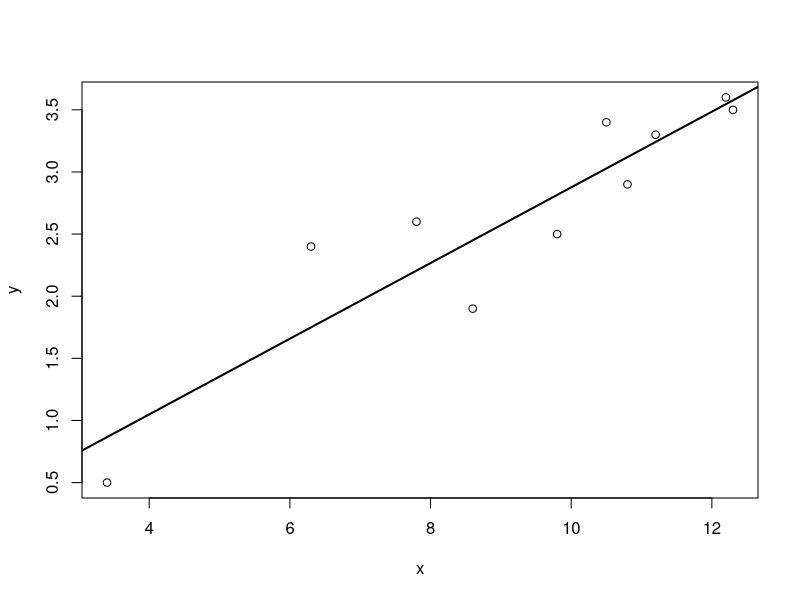
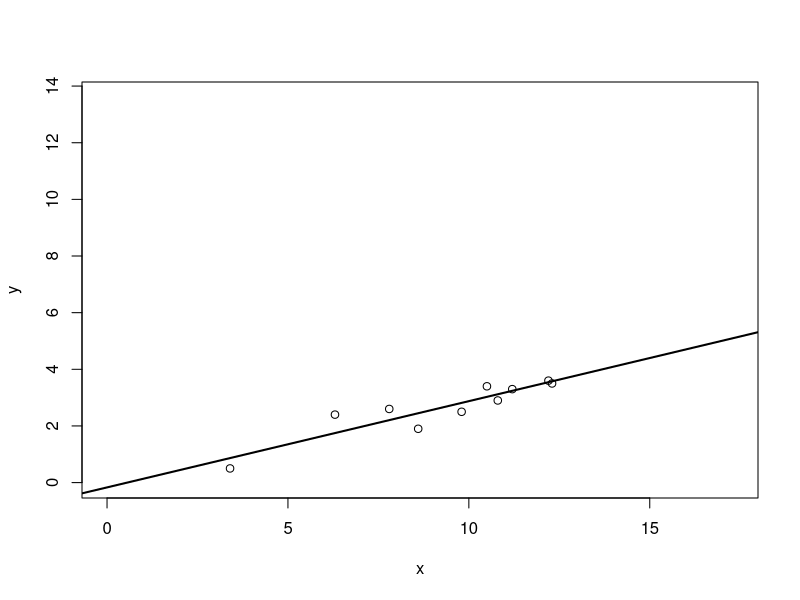

The R script that drew these images, in order:
x <- c(9.8, 6.3, 10.5, 11.2, 3.4, 7.8, 10.8, 8.6, 12.2, 12.3)
y <- c(2.5, 2.4, 3.4, 3.3, 0.5, 2.6, 2.9, 1.9, 3.6, 3.5)
n <- length(x)

xbar <- mean(x)
ybar <- mean(y)

x2 <- sum(x**2)
y2 <- sum(y**2)

b <- (sum(x*y)-n*xbar*ybar)/(x2-n*xbar**2)
a <- ybar - b*xbar

# otra recta de regresión: cambiar el nombre de x por el de y
b1 <- (sum(x*y)-n*xbar*ybar)/(y2-n*ybar**2)
a1 <- xbar - b1*ybar

# calcular y para un x dado
xi = 15
yi = a + b * xi

yi = 5
xi = (yi-a)/b

# pearson correlation
pearson = cov(x,y)/(sd(x)*sd(y))
pearson = sqrt(b*b1) #multiplicamos el b para cada recta
cor(x,y)

# coeficiente de determinacion: porcentaje de los cambios en una variable explicados por cambios en la otra
cd = (pearson**2) * 100

# plot
plot(x,y)
abline(c(a,b), lwd=2)

# usando lm
mod1 <- lm(formula=y ~ x)
plot(x, y, xlim=c(0, max(x)+5), ylim=c(0, max(y)+10))
abline(mod1, lwd=2)
cor(x,y, method='pearson')


